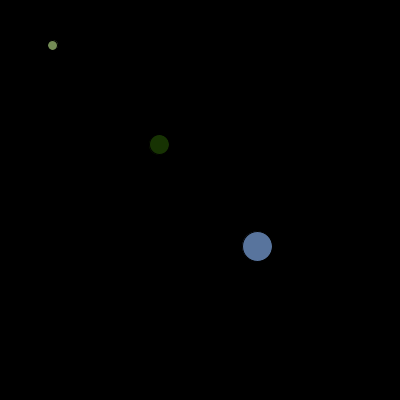
Frame 1 (no input)
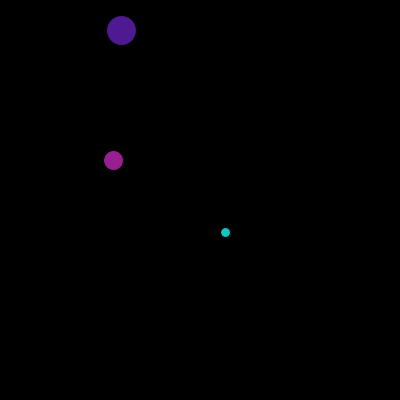
Frame 60 (the mouse pressed at the canvas centre just before this capture)
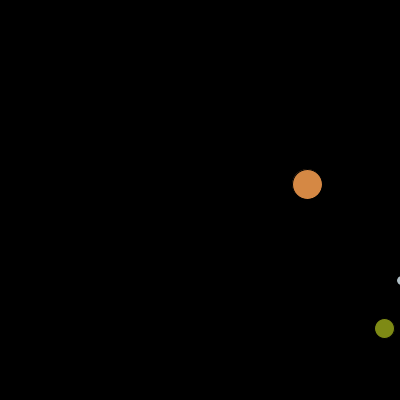
Frame 120 (the mouse held since frame 60 and released just before this capture)

The Processing sketch that drew these frames (run headless with seeded random() and noise(); from frame 60 on, the mouse is pressed at the canvas centre):

// Processing sketch: processing_49071
// ── processing_49071.pde


//declare variable

float myFloat  = 50;

//instruction to create new circle

Circle myCircle = new Circle (50,50,10);
Circle myCircle2 = new Circle (150,150,20);
Circle myCircle3 = new Circle (250,250,30);

  void setup () {
    
    size (400,400);
    smooth ();
    
  //  myCircle2.x = 300; //add more and rename 1,2,3 then change position using .x/y = ...
  //  myCircle3.x = 400;
  
}


  void draw () {
  
  
    background (0);
    
    myCircle.checkCollisions ();
    myCircle2.checkCollisions ();
    myCircle3.checkCollisions ();
    
    myCircle.update (); //call the update for the speed of the circle
    myCircle2.update ();
    myCircle3.update ();
    
    //call function that belongs to circle
    
    myCircle.drawCircle();  //this draws up the functions of the circle
    myCircle2.drawCircle();
    myCircle3.drawCircle();
    
}
//defining the circle - what its going to be like
  class Circle {
    
     float x;
     float y;
     
     float xspeed;
     float yspeed;

     float circleSize;
     
     //properties of the circle class
     
     //methods of this circle class
     Circle (float  xpos, float ypos, float cSize) { 
       
       x = xpos;
       y = ypos;
       circleSize = cSize;
       
       xspeed = random (-10,10); //create a speed for the circles
       yspeed = random (-10,10); //adding random changes speed from -10 backwards speed to +10 forwards speed
       
     }
     
     void update () { //update function as another class to the circle
       x += xspeed;
       y += yspeed;
       
     }
     
     void checkCollisions () { //check the collisions of the balls with wall
                                 //stops it goin outside box
       if ( (x<0) || (x>width)) {
         xspeed = -xspeed;    //if x is less than or bigger than box minus the speed.
       }
    
      if ( (y<0)  || (y>height)) {
         yspeed = -yspeed;
      } 
     }
  
  void drawCircle () {
    
    fill (random (255), random (255), random (255));
    ellipse (x,y,circleSize,circleSize);
  }
  
}
